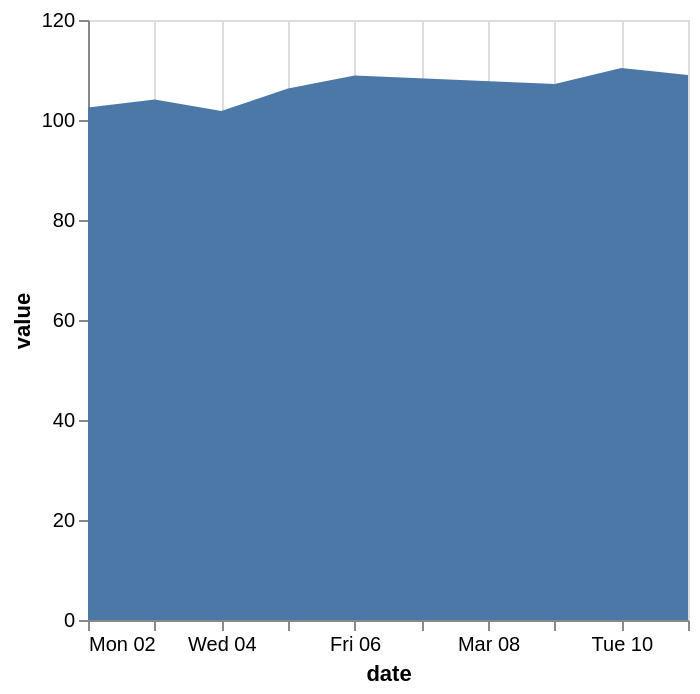

Vega-Lite specification stored for this chart:
### Vega-Lite specification from a JSON file in a GitHub repository (floating-point values rounded to 4 significant figures)
{"$schema": "https://vega.github.io/schema/vega-lite/v6.json", "data": {"values": [{"date": "2026-03-02", "value": 102.5}, {"date": "2026-03-03", "value": 104.1}, {"date": "2026-03-04", "value": 101.8}, {"date": "2026-03-05", "value": 106.3}, {"date": "2026-03-06", "value": 108.9}, {"date": "2026-03-09", "value": 107.2}, {"date": "2026-03-10", "value": 110.4}, {"date": "2026-03-11", "value": 109.0}]}, "description": "A temporal area from zero.", "encoding": {"x": {"field": "date", "type": "temporal"}, "y": {"field": "value", "type": "quantitative"}}, "mark": "area", "usermeta": {"eas": {"standin_ratio": 0.0075, "threshold": 0.03}}}
